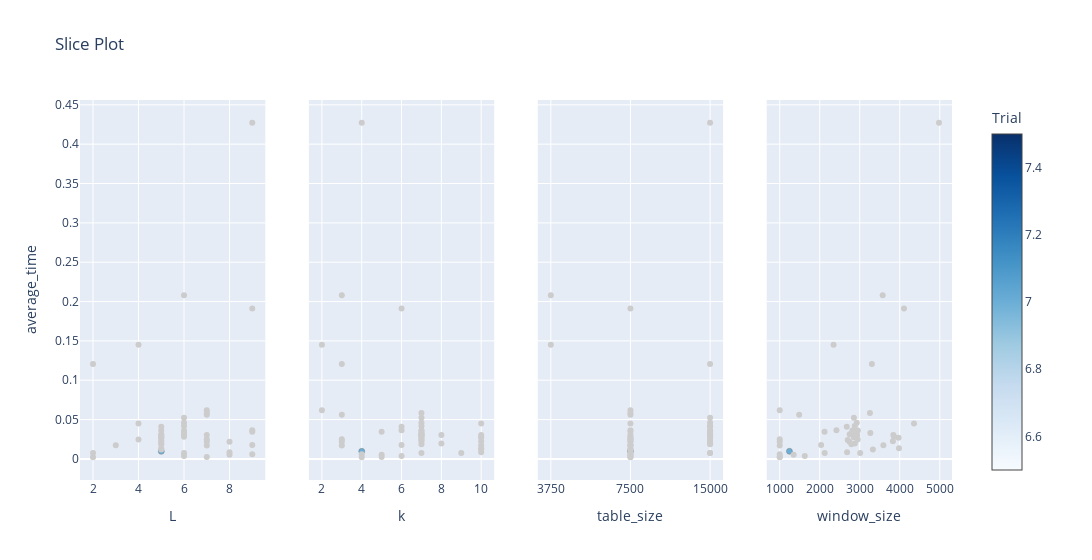

The code cell stored with this chart in its notebook:
### Code cell
plot_slice(lsh_study, target = lambda t: t.values[1], target_name = 'average_time')

### Figure 1 — Plotly figure (JSON) as saved in the notebook; plotly's stock layout.template omitted (floating-point values rounded to 4 significant figures)
{"data": [{"marker": {"color": [7], "colorbar": {"title": {"text": "Trial"}, "x": 1, "xpad": 40}, "colorscale": [[0, "rgb(247,251,255)"], [0.125, "rgb(222,235,247)"], [0.25, "rgb(198,219,239)"], [0.375, "rgb(158,202,225)"], [0.5, "rgb(107,174,214)"], [0.625, "rgb(66,146,198)"], [0.75, "rgb(33,113,181)"], [0.875, "rgb(8,81,156)"], [1, "rgb(8,48,107)"]], "line": {"color": "Grey", "width": 0.5}, "showscale": true}, "mode": "markers", "name": "Feasible Trial", "showlegend": false, "type": "scatter", "x": [5], "xaxis": "x", "y": [0.009628], "yaxis": "y"}, {"marker": {"color": "#cccccc"}, "mode": "markers", "name": "Infeasible Trial", "showlegend": false, "type": "scatter", "x": [4, 9, 6, 2, 4, 9, 6, 4, 7, 5, 8, 7, 2, 6, 5, 7, 5, 8, 7, 3, 5, 5, 5, 5, 5, 5, 5, 6, 7, 7, 5, 5, 8, 5, 7, 6, 6, 2, 7, 6, 6, 9, 6, 6, 9, 6, 9, 6, 9], "xaxis": "x", "y": [0.04499, 0.191, 0.03307, 0.1208, 0.145, 0.4272, 0.208, 0.02455, 0.05837, 0.01972, 0.005423, 0.0219, 0.002089, 0.003786, 0.04078, 0.03036, 0.01188, 0.008546, 0.06173, 0.01748, 0.02677, 0.02231, 0.01339, 0.03595, 0.02761, 0.03051, 0.02821, 0.03605, 0.05612, 0.02486, 0.01864, 0.02392, 0.02175, 0.03129, 0.01693, 0.04578, 0.007426, 0.007545, 0.00254, 0.02986, 0.03266, 0.005864, 0.04189, 0.02806, 0.03649, 0.05228, 0.0345, 0.03059, 0.01779], "yaxis": "y"}, {"marker": {"color": [7], "colorbar": {"title": {"text": "Trial"}, "x": 1, "xpad": 40}, "colorscale": [[0, "rgb(247,251,255)"], [0.125, "rgb(222,235,247)"], [0.25, "rgb(198,219,239)"], [0.375, "rgb(158,202,225)"], [0.5, "rgb(107,174,214)"], [0.625, "rgb(66,146,198)"], [0.75, "rgb(33,113,181)"], [0.875, "rgb(8,81,156)"], [1, "rgb(8,48,107)"]], "line": {"color": "Grey", "width": 0.5}, "showscale": false}, "mode": "markers", "name": "Feasible Trial", "showlegend": false, "type": "scatter", "x": [4], "xaxis": "x2", "y": [0.009628], "yaxis": "y2"}, {"marker": {"color": "#cccccc"}, "mode": "markers", "name": "Infeasible Trial", "showlegend": false, "type": "scatter", "x": [10, 6, 7, 3, 2, 4, 3, 7, 7, 8, 5, 7, 4, 6, 6, 8, 10, 10, 2, 10, 10, 10, 10, 7, 7, 10, 10, 7, 3, 3, 7, 7, 3, 7, 3, 7, 7, 9, 5, 7, 7, 4, 7, 7, 6, 7, 5, 7, 6], "xaxis": "x2", "y": [0.04499, 0.191, 0.03307, 0.1208, 0.145, 0.4272, 0.208, 0.02455, 0.05837, 0.01972, 0.005423, 0.0219, 0.002089, 0.003786, 0.04078, 0.03036, 0.01188, 0.008546, 0.06173, 0.01748, 0.02677, 0.02231, 0.01339, 0.03595, 0.02761, 0.03051, 0.02821, 0.03605, 0.05612, 0.02486, 0.01864, 0.02392, 0.02175, 0.03129, 0.01693, 0.04578, 0.007426, 0.007545, 0.00254, 0.02986, 0.03266, 0.005864, 0.04189, 0.02806, 0.03649, 0.05228, 0.0345, 0.03059, 0.01779], "yaxis": "y2"}, {"marker": {"color": [7], "colorbar": {"title": {"text": "Trial"}, "x": 1, "xpad": 40}, "colorscale": [[0, "rgb(247,251,255)"], [0.125, "rgb(222,235,247)"], [0.25, "rgb(198,219,239)"], [0.375, "rgb(158,202,225)"], [0.5, "rgb(107,174,214)"], [0.625, "rgb(66,146,198)"], [0.75, "rgb(33,113,181)"], [0.875, "rgb(8,81,156)"], [1, "rgb(8,48,107)"]], "line": {"color": "Grey", "width": 0.5}, "showscale": false}, "mode": "markers", "name": "Feasible Trial", "showlegend": false, "type": "scatter", "x": [7500], "xaxis": "x3", "y": [0.009628], "yaxis": "y3"}, {"marker": {"color": "#cccccc"}, "mode": "markers", "name": "Infeasible Trial", "showlegend": false, "type": "scatter", "x": [7500, 7500, 15000, 15000, 3750, 15000, 3750, 7500, 7500, 15000, 7500, 15000, 7500, 7500, 15000, 15000, 7500, 7500, 7500, 7500, 7500, 7500, 7500, 15000, 15000, 7500, 7500, 15000, 7500, 7500, 15000, 15000, 7500, 15000, 7500, 15000, 15000, 15000, 7500, 15000, 15000, 7500, 15000, 15000, 7500, 15000, 7500, 15000, 7500], "xaxis": "x3", "y": [0.04499, 0.191, 0.03307, 0.1208, 0.145, 0.4272, 0.208, 0.02455, 0.05837, 0.01972, 0.005423, 0.0219, 0.002089, 0.003786, 0.04078, 0.03036, 0.01188, 0.008546, 0.06173, 0.01748, 0.02677, 0.02231, 0.01339, 0.03595, 0.02761, 0.03051, 0.02821, 0.03605, 0.05612, 0.02486, 0.01864, 0.02392, 0.02175, 0.03129, 0.01693, 0.04578, 0.007426, 0.007545, 0.00254, 0.02986, 0.03266, 0.005864, 0.04189, 0.02806, 0.03649, 0.05228, 0.0345, 0.03059, 0.01779], "yaxis": "y3"}, {"marker": {"color": [7], "colorbar": {"title": {"text": "Trial"}, "x": 1, "xpad": 40}, "colorscale": [[0, "rgb(247,251,255)"], [0.125, "rgb(222,235,247)"], [0.25, "rgb(198,219,239)"], [0.375, "rgb(158,202,225)"], [0.5, "rgb(107,174,214)"], [0.625, "rgb(66,146,198)"], [0.75, "rgb(33,113,181)"], [0.875, "rgb(8,81,156)"], [1, "rgb(8,48,107)"]], "line": {"color": "Grey", "width": 0.5}, "showscale": false}, "mode": "markers", "name": "Feasible Trial", "showlegend": false, "type": "scatter", "x": [1243], "xaxis": "x4", "y": [0.009628], "yaxis": "y4"}, {"marker": {"color": "#cccccc"}, "mode": "markers", "name": "Infeasible Trial", "showlegend": false, "type": "scatter", "x": [4356, 4106, 3265, 3303, 2346, 4981, 3574, 2948, 3255, 2879, 1348, 2746, 1000, 1626, 2675, 2934, 3328, 2684, 1000, 3591, 3970, 3829, 3981, 2953, 2852, 3840, 3858, 2818, 1486, 1000, 2791, 2700, 1000, 2749, 1000, 2926, 2124, 3011, 1000, 2928, 2865, 1000, 2875, 2898, 2418, 2854, 2121, 2871, 2035], "xaxis": "x4", "y": [0.04499, 0.191, 0.03307, 0.1208, 0.145, 0.4272, 0.208, 0.02455, 0.05837, 0.01972, 0.005423, 0.0219, 0.002089, 0.003786, 0.04078, 0.03036, 0.01188, 0.008546, 0.06173, 0.01748, 0.02677, 0.02231, 0.01339, 0.03595, 0.02761, 0.03051, 0.02821, 0.03605, 0.05612, 0.02486, 0.01864, 0.02392, 0.02175, 0.03129, 0.01693, 0.04578, 0.007426, 0.007545, 0.00254, 0.02986, 0.03266, 0.005864, 0.04189, 0.02806, 0.03649, 0.05228, 0.0345, 0.03059, 0.01779], "yaxis": "y4"}], "layout": {"title": {"text": "Slice Plot"}, "width": 1200, "xaxis": {"anchor": "y", "domain": [0, 0.2125], "title": {"text": "L"}}, "xaxis2": {"anchor": "y2", "domain": [0.2625, 0.475], "title": {"text": "k"}}, "xaxis3": {"anchor": "y3", "categoryarray": [3750, 7500, 15000], "categoryorder": "array", "domain": [0.525, 0.7375], "title": {"text": "table_size"}, "type": "category"}, "xaxis4": {"anchor": "y4", "domain": [0.7875, 1], "title": {"text": "window_size"}}, "yaxis": {"anchor": "x", "domain": [0, 1], "title": {"text": "average_time"}}, "yaxis2": {"anchor": "x2", "domain": [0, 1], "matches": "y", "showticklabels": false}, "yaxis3": {"anchor": "x3", "domain": [0, 1], "matches": "y", "showticklabels": false}, "yaxis4": {"anchor": "x4", "domain": [0, 1], "matches": "y", "showticklabels": false}}}
